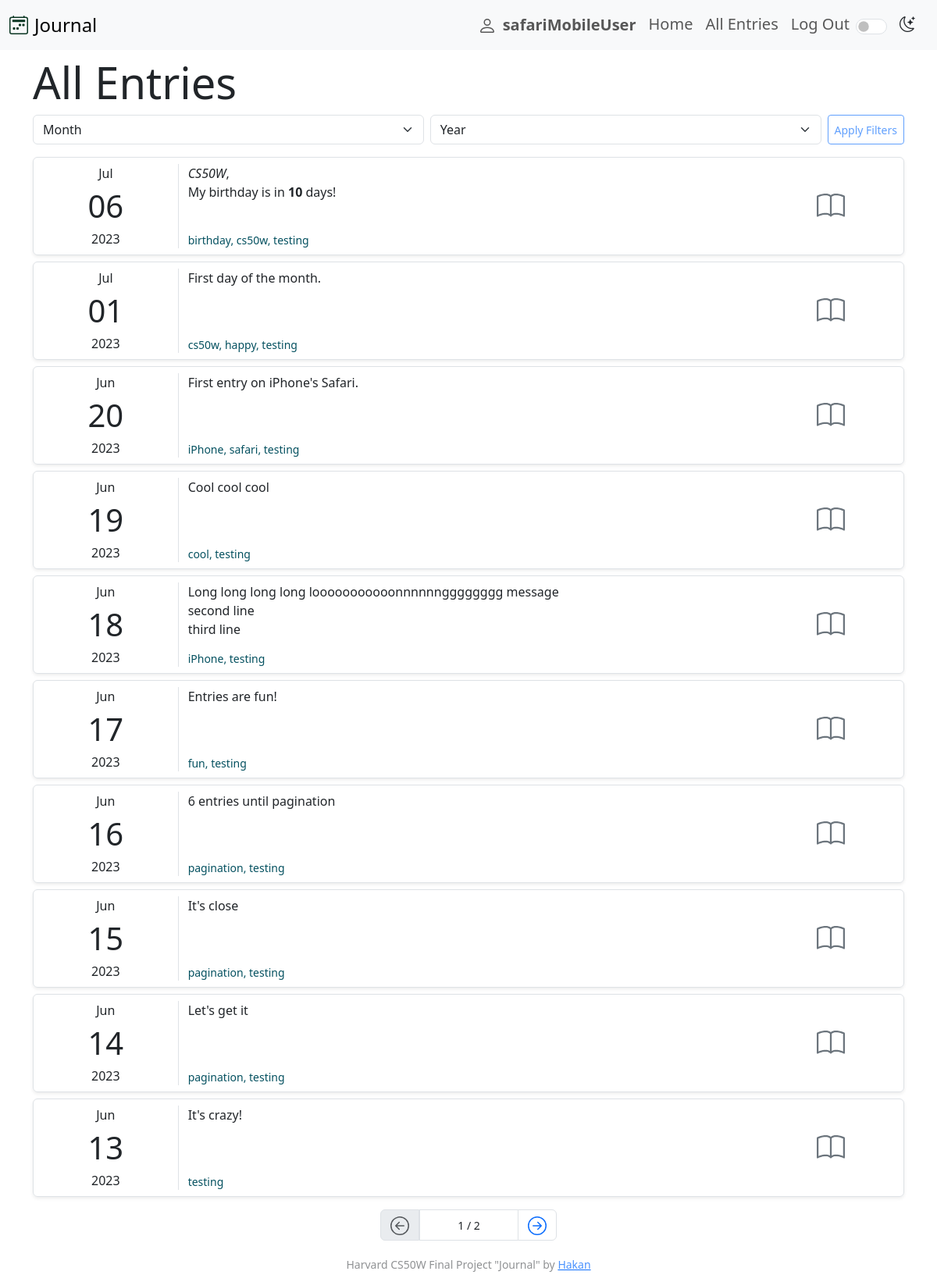
Screenshot of /all_entries (signed in) with the database file from the repository.
### journal/models.py (models this page shows, shortened)
class JournalEntry(models.Model):
    user = models.ForeignKey(
        User, on_delete=models.CASCADE, related_name="entries")
    content = models.TextField()
    tags = models.ManyToManyField(Tag, blank=True, related_name="tag_entries")
    created_at = models.DateTimeField(auto_now_add=True)
    updated_at = models.DateTimeField(auto_now=True)
    date = models.DateField()
    class Meta:
        ordering = ["-date"]

class Tag(models.Model):
    name = models.CharField(max_length=50)
    def __str__(self):
        return self.name
    class Meta:
        ordering = ["name"]

### journal/views.py (the view)
# urls.py: path("all_entries", views.all_entries, name="all_entries"),
@require_GET
@login_required(login_url="login")
def all_entries(request):
    try:
        entries = JournalEntry.objects.filter(
            user=request.user)
        month_filter = request.GET.get("month")
        year_filter = request.GET.get("year")
        if month_filter and year_filter:
            month_filter = int(month_filter)
            year_filter = int(year_filter)
            entries = JournalEntry.objects.filter(
                user=request.user, date__month=month_filter, date__year=year_filter)
        paginator = Paginator(entries, 10)
        page_number = request.GET.get("page")
        page_obj = paginator.get_page(page_number)
    except:
        messages.error(request, "Could not retrieve data.")
        return render(request, "journal/all_entries.html")
    return render(request, "journal/all_entries.html", {
        "page_entries": page_obj,
    })

### journal/templates/journal/all_entries.html (shortened to what this page needs)
{% extends 'journal/layout.html' %} {% load static %} {% block body %}
<div class="container mt-2">
    <h2 class="display-4">All Entries</h2>
    <form
        action="{% url 'all_entries' %}"
        class="d-flex gap-2 mb-3"
        method="get"
        id="filter-form"
    >
    </form>
    {% if not page_entries|length > 0 %}
    <p class="lead alert alert-info">No journal entries to show.</p>
    {% else %} {% for entry in page_entries %}
    <div
        class="border row d-flex mb-2 mx-auto py-2 rounded-2 shadow-sm eachEntryDiv"
        id="entry-{{ entry.id }}"
        data-date="{{ entry.date|date:'Y-m-d' }}"
    >
        <div
            class="col-2 border-end d-flex flex-column justify-content-center align-items-center"
        >
            <span>{{ entry.date|date:'M' }}</span>
            <span class="fs-1">{{ entry.date|date:'d' }}</span>
            <span>{{ entry.date|date:'Y' }}</span>
        </div>
        <div class="col-8 d-flex flex-column justify-content-between">
            <div class="text-break text-truncate line-clamp line-clamp-3">
                {{ entry.content|safe }}
            </div>
            {% if entry.tags.all|length > 0 %}
            <div class="small text-info-emphasis">
                {{ entry.tags.all|join:', ' }}
            </div>
            {% endif %}
        </div>
        <div class="col-2 d-flex align-items-center justify-content-center">
            <button
                type="button"
                class="btn p-2 rounded-5"
                data-bs-toggle="modal"
                data-bs-target="#detailModal-{{ entry.id }}"
            >
            </button>
        </div>
    </div>
    {% endfor %} {% endif %}
</div>
{% if page_entries.paginator.num_pages > 1 %}
<nav class="my-3" aria-label="Page navigation">
    <ul class="pagination justify-content-center">
        {% if page_entries.has_previous %}
        <li class="page-item">
            <a
                class="page-link"
                href="?page={{ page_entries.previous_page_number }}"
            >
                <svg
                    xmlns="http://www.w3.org/2000/svg"
                    width="24"
                    height="24"
                    fill="currentColor"
                    class="bi bi-arrow-left-circle"
                    viewBox="0 0 16 16"
                >
                    <path
                        fill-rule="evenodd"
                        d="M1 8a7 7 0 1 0 14 0A7 7 0 0 0 1 8zm15 0A8 8 0 1 1 0 8a8 8 0 0 1 16 0zm-4.5-.5a.5.5 0 0 1 0 1H5.707l2.147 2.146a.5.5 0 0 1-.708.708l-3-3a.5.5 0 0 1 0-.708l3-3a.5.5 0 1 1 .708.708L5.707 7.5H11.5z"
                    />
                </svg>
            </a>
        </li>
        {% else %}
        <li class="page-item">
            <a class="page-link disabled" href="?page=1">
            </a>
        </li>
        {% endif %}
        <li
            class="page-item border d-flex align-items-center justify-content-center px-5"
        >
            <small
                >{{ page_entries.number }} /
                {{page_entries.paginator.num_pages}}
            </small>
        </li>
        {% if page_entries.has_next %}
        <li class="page-item">
            <a
                class="page-link"
                href="?page={{ page_entries.next_page_number }}"
            >
            </a>
        </li>
        {% endif %}
    </ul>
</nav>
{% endif %}  {% endblock %}

### journal/templates/journal/layout.html (shortened to what this page needs)
{% load static %}
<!DOCTYPE html>
<html lang="en">
  <head>
    <link href="https://cdn.jsdelivr.net/npm/bootstrap@5.3.0/dist/css/bootstrap.min.css" rel="stylesheet" />
    <link rel="stylesheet" href="https://cdn.jsdelivr.net/npm/bootstrap-icons@1.10.5/font/bootstrap-icons.css">
    <link rel="stylesheet" href="{% static 'journal/css/styles.css' %}">
  </head>
  <body>
    <nav class="navbar bg-body-tertiary navbar-expand-lg">
      <div class="container-fluid">
        <a class="navbar-brand fs-4 d-flex align-items-center gap-2" href="{% url 'index' %}">Journal</a>
        <div class="offcanvas offcanvas-end" tabindex="-1" id="offcanvasNavbar" aria-labelledby="offcanvasNavbarLabel">
          <div class="offcanvas-body lead">
            <ul class="navbar-nav justify-content-end flex-grow-1 pe-3">
              {% if user.is_authenticated %}
              <li class="nav-item">
                <a class="nav-link d-flex align-items-center fw-bold" href="{% url 'profile' %}"><span class="me-2">
                </span>{{ user.username }}</a>
              </li>
              {% endif %}
              <li class="nav-item">
                <a class="nav-link" href="{% url 'index' %}">Home</a>
              </li>
              <li class="nav-item">
                <a class="nav-link" href="{% url 'all_entries' %}">All Entries</a>
              </li>
              {% if user.is_authenticated %}
              <li class="nav-item">
                <a class="nav-link" href="{% url 'logout' %}">Log Out</a>
              </li>
              {% else %}
              <li class="nav-item">
                <a class="nav-link" href="{% url 'login' %}">Log In</a>
              </li>
              {% endif %}
              <li class="nav-item">
                <div class="form-check form-switch py-2 d-flex align-items-center gap-3">
                    <input
                        type="checkbox"
                        class="form-check-input"
                        role="switch"
                        id="themeSwitch"
                    />
                    <label
                        class="form-check-label"
                        for="themeSwitch"
                        id="themeIcon"
                        >
                        <i class="bi bi-moon-stars"></i>
                    </label>
                </div>
            </li>
            </ul>
          </div>
        </div>
      </div>
    </nav>
    {% block body %}
    {% endblock %}
    <footer class="my-2 py-1 small text-center text-body-tertiary">
        Harvard CS50W Final Project "Journal" by
        <a
            class="link-primary link-opacity-75"
            href="https://hakanayata.com"
            target="_blank"
            >Hakan</a
        >
    </footer>
  </body>
</html>

### journal/static/journal/css/styles.css (style rules this page uses)
p { margin-bottom: 0; }
.line-clamp { display: -webkit-box; -webkit-box-orient: vertical; position: relative; overflow: hidden; text-overflow: ellipsis; padding: 0 !important; line-height: var(--line-height,1.5) !important; }
.line-clamp-3 { -webkit-line-clamp : 3; height: calc(1em * var(--line-height, 1.5) * 3); }

### rows the page displays
JournalEntry: date "Jul", date "06", date "2023", content "CS50W , My birthday is in 10 days!", tags.all "birthday, cs50w, testing"
JournalEntry: date "Jul", date "01", date "2023", content "First day of the month.", tags.all "cs50w, happy, testing"
JournalEntry: date "Jun", date "20", date "2023", content "First entry on iPhone's Safari.", tags.all "iPhone, safari, testing"
JournalEntry: date "Jun", date "19", date "2023", content "Cool cool cool", tags.all "cool, testing"
JournalEntry: date "Jun", date "18", date "2023", content "Long long long long looooooooooonnnnnngggggggg message second line third line", tags.all "iPhone, testing"
JournalEntry: date "Jun", date "17", date "2023", content "Entries are fun!", tags.all "fun, testing"
JournalEntry: date "Jun", date "16", date "2023", content "6 entries until pagination", tags.all "pagination, testing"
JournalEntry: date "Jun", date "15", date "2023", content "It's close", tags.all "pagination, testing"
JournalEntry: date "Jun", date "14", date "2023", content "Let's get it", tags.all "pagination, testing"
JournalEntry: date "Jun", date "13", date "2023", content "It's crazy!", tags.all "testing"

### other values shown
{{ user.username }} "safariMobileUser"
{{ page_entries.number }} "1"
{{ page_entries.paginator.num_pages }} "2"
